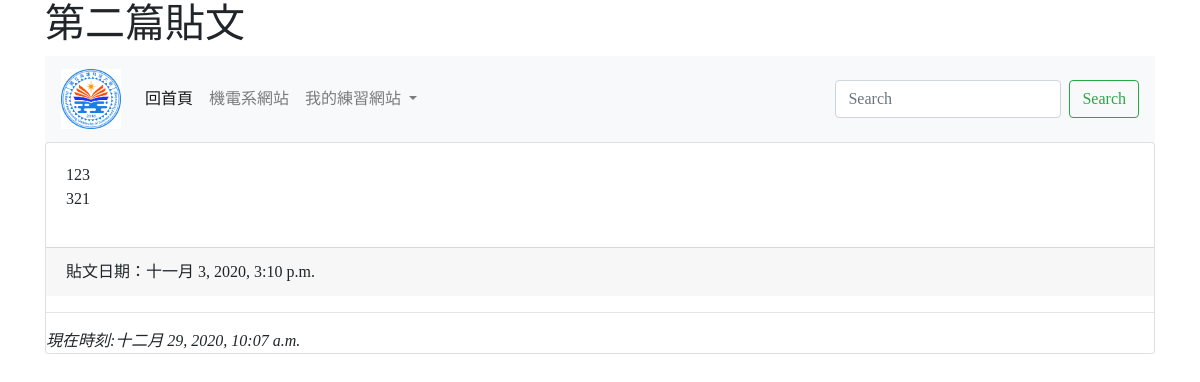
Page /post/Test/ on the committed database.
### mysite/models.py (models this page shows, shortened)
class Post(models.Model):
    title = models.CharField(max_length=200)
    slug = models.CharField(max_length=200)
    body = models.TextField()
    pub_date = models.DateTimeField(auto_now_add=True) #日期
    class Meta:
        ordering = ('-pub_date',) #排序方式=(-日期)   -由新到舊排序

### mysite/views.py (the view)
# urls.py: path('post/<str:slug>/', showpost),
def showpost(request, slug):
    now = datetime.now()
    try:
        post = Post.objects.get(slug=slug)
        return render(request,'post.html',locals())
    except:
        return redirect('/')

### templates/post.html (shortened to what this page needs)
{% extends 'base.html' %}
{% block titlemessage %}
    <h1> {{ post.title }} </h1>
{% endblock %}
{% block content %}
      <div class='card'>
          <div class='card-body'>
            {{ post.body | linebreaks }}
          </div>
          <div class='card-footer'>
              貼文日期：{{ post.pub_date }}
          </div>
{% endblock %}

### templates/base.html (style rules this page uses)
body { font-family: 微軟正黑體;標楷體; }

### rows in the picture
Post: title "第二篇貼文", body "123 321", pub_date "十一月 3, 2020, 3:10 p.m."
